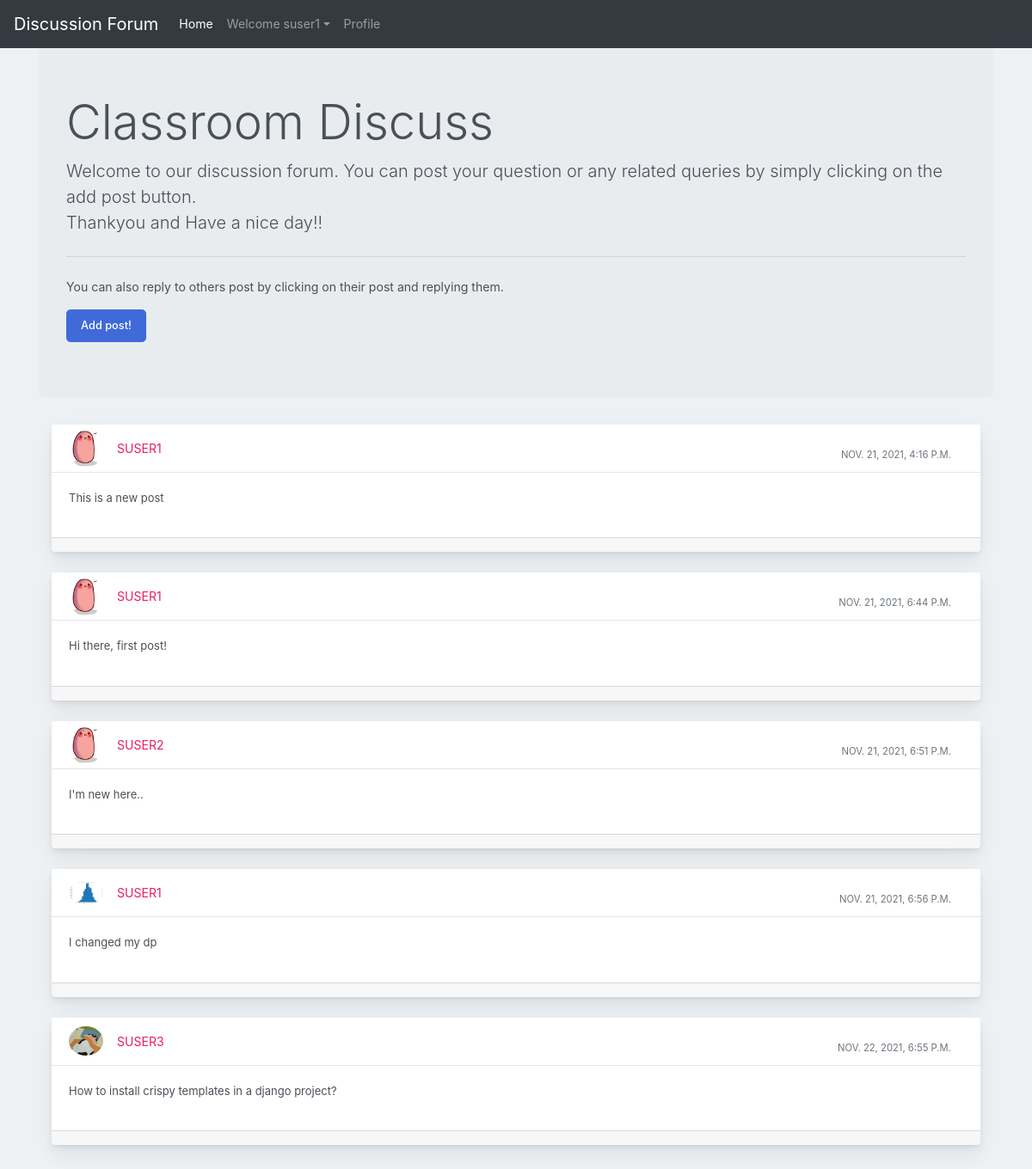
Page /forum/ (signed in) on the committed database.
### users/models.py (models this page shows)
class User(AbstractUser):
    email = models.EmailField()
    is_student = models.BooleanField(default=False)
    is_teacher = models.BooleanField(default=False)

### discuss/models.py (models this page shows, shortened)
class Post(models.Model):
    user1 = models.ForeignKey(User, on_delete=models.CASCADE, default=1)
    post_id = models.AutoField
    post_content = models.TextField()
    timestamp= models.DateTimeField(default=now)
    image = models.ImageField(upload_to="images",default="")

### discuss/views.py (the view)
# urls.py: path('forum/', views.forum_home, name='forum-home'),
def forum_home(request):
    return render(request, 'discuss/forum.html', context={'posts' : Post.objects.all()})

### templates/discuss/forum.html (shortened to what this page needs)
{% extends 'discuss/basic.html' %}
{% load crispy_forms_tags %}
{% block homeactive %} active {% endblock homeactive %}-->
{% block content %}
<div class="container my-4">
<div class="jumbotron">
    <h1 class="display-4">Classroom Discuss</h1>
    <p class="lead">Welcome to our discussion forum. You can post your question or any related queries by simply clicking on the add post button. <br> Thankyou and Have a nice day!!</p>
    <hr class="my-4">
    <p>You can also reply to others post by clicking on their post and replying them.</p>
      <a class="btn btn-primary btn-lg" data-toggle="modal" href="{% url 'discuss:add-post' %}">Add post!</a>
    </div>
    {% for post in posts %}
    <div class="container-fluid mt-10">
      <div class="row">
          <div class="col-md-12">
              <div class="card mb-4">
                  <div class="card-header">
                      <div class="media flex-wrap w-100 align-items-center"> <img src="/media/{{post.image}}"
                              class="d-block ui-w-40 rounded-circle" alt="">
                          <div class="media-body ml-3"> <a href="#" data-abc="true">{{post.user1}}</a>
                          </div>
                          <div class="text-muted small ml-3">
                            <div class="px-4 pt-3">{{post.timestamp}} </div>
                          </div>
                      </div>
                  </div>
                  <div class="card-body">
                      <p>{{post.post_content}}</p>
                  </div>
                  <div class="card-footer d-flex flex-wrap justify-content-between align-items-center px-0 pt-0 pb-3">
                  </div>
              </div>
          </div>
      </div>
  </div>
  {% endfor %}
</div>
  {% endblock content %}

### templates/discuss/basic.html (shortened to what this page needs)
{% load static %}
<!doctype html>
<html lang="en">
  <head>
    <link rel="stylesheet" href="https://stackpath.bootstrapcdn.com/bootstrap/4.2.1/css/bootstrap.min.css">
    <link rel="stylesheet" type="text/css" href=" {% static 'discuss/block.css' %} ">
  </head>
  <body>
    <nav class="navbar navbar-expand-lg navbar-dark bg-dark fixed-top">
  <a class="navbar-brand" href="{% url 'discuss:forum-home' %}">Discussion Forum</a>
  <div class="collapse navbar-collapse" id="navbarSupportedContent">
    <ul class="navbar-nav mr-auto">
      <li class="nav-item {% block homeactive %} {% endblock homeactive %} ">
        <a class="nav-link" href="/">Home </a>
      </li>
      {% if user.is_authenticated %}
<ul class="navbar-nav mr-2">
<li class="nav-item dropdown">
<a class="nav-link dropdown-toggle" href='#' id="navbarDropdown" role="button" data-toggle="dropdown"> Welcome {{request.user}}</a>
<div class="dropdown-menu" aria-labelledby="navbarDropdown">
      <li class="nav-item {% block profileactive %} {% endblock profileactive %}">
        <a class="nav-link" href="#">Profile</a>
      </li>
        </div>
      </li>
      {% endif %}
    </ul>
  </div>
</nav>
<br>
</body>
{% block content %}{% endblock content%}
</html>

### discuss/static/discuss/block.css (style rules this page uses)
body { margin: 0; font-family: -apple-system, BlinkMacSystemFont, "Segoe UI", Roboto, "Helvetica Neue", Arial, "Noto Sans", sans-serif, "Apple Color Emoji", "Segoe UI Emoji", "Segoe UI Symbol", "Noto Color Emoji"; font-size: .88rem; font-weight: 400; line-height: 1.5; color: #495057; text-align: left; background-color: #eef1f3 }
.card { box-shadow: 0 0.46875rem 2.1875rem rgba(4, 9, 20, 0.03), 0 0.9375rem 1.40625rem rgba(4, 9, 20, 0.03), 0 0.25rem 0.53125rem rgba(4, 9, 20, 0.05), 0 0.125rem 0.1875rem rgba(4, 9, 20, 0.03); border-width: 0; transition: all .2s }
.card-header:first-child { border-radius: calc(.25rem - 1px) calc(.25rem - 1px) 0 0 }
.card-header { display: flex; align-items: center; border-bottom-width: 1px; padding-top: 0; padding-bottom: 0; padding-right: .625rem; height: 3.5rem; text-transform: uppercase; background-color: #fff; border-bottom: 1px solid rgba(26, 54, 126, 0.125) }
.btn-primary { color: #fff; background-color: #3f6ad8; border-color: #3f6ad8 }
.btn { font-size: 0.8rem; font-weight: 500; outline: none !important; position: relative; transition: color 0.15s, background-color 0.15s, border-color 0.15s, box-shadow 0.15s }
.card-body { flex: 1 1 auto; padding: 1.25rem }
.card-body p { font-size: 13px }
a { color: #E91E63; text-decoration: none !important; background-color: transparent }
.media img { width: 40px; height: auto }

### rows in the picture
User: user "suser1"
Post: image (picture), user1 "SUSER1", timestamp "NOV. 21, 2021, 4:16 P.M.", post_content "This is a new post"
Post: image (picture), user1 "SUSER1", timestamp "NOV. 21, 2021, 6:44 P.M.", post_content "Hi there, first post!"
Post: image (picture), user1 "SUSER2", timestamp "NOV. 21, 2021, 6:51 P.M.", post_content "I'm new here.."
Post: image (picture), user1 "SUSER1", timestamp "NOV. 21, 2021, 6:56 P.M.", post_content "I changed my dp"
Post: image (picture), user1 "SUSER3", timestamp "NOV. 22, 2021, 6:55 P.M.", post_content "How to install crispy templates in a django project?"
